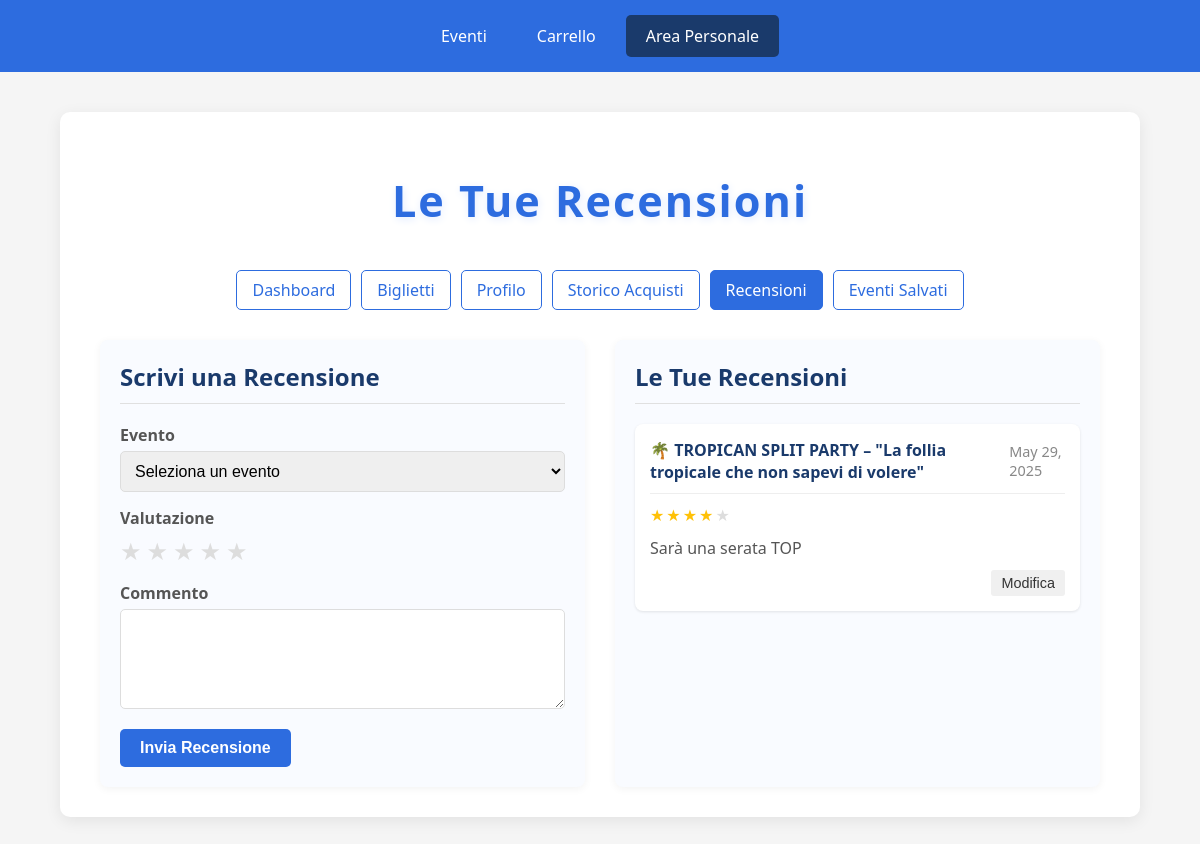
The page /area-personale/recensioni/ (signed in) on the database as committed earlier.
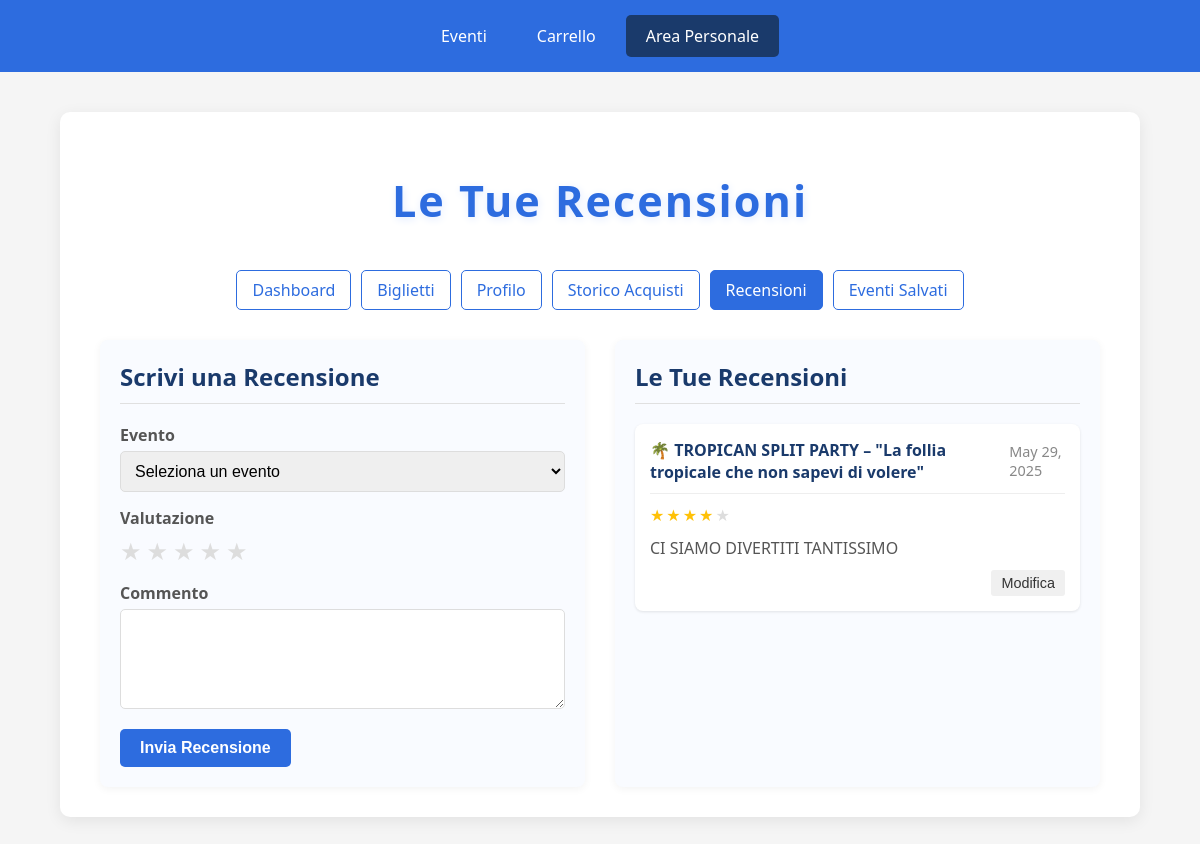
The same page on the database as committed later.
### Event_Hub/models.py (models this page shows)
class Recensione(models.Model):
    id = models.AutoField(primary_key=True)
    evento = models.ForeignKey(Evento, on_delete=models.CASCADE)
    utente = models.ForeignKey(Utente, on_delete=models.CASCADE)
    valutazione = models.IntegerField()
    commento = models.TextField()
    data_recensione = models.DateField(auto_now_add=True)

class Evento(models.Model):
    nome = models.CharField(max_length=100, primary_key=True)
    data = models.DateField()
    ora_inizio = models.TimeField()
    ora_fine = models.TimeField()
    luogo = models.CharField(max_length=100)
    descrizione = models.TextField()
    organizzatore = models.ForeignKey(Organizzatore, on_delete=models.CASCADE)
    biglietti_disponibili = models.IntegerField()
    prezzo = models.DecimalField(max_digits=10, decimal_places=2, default=0.00)

### Event_Hub/views.py (the view, shortened to what this page needs)
# urls.py: path('area-personale/recensioni/', recensioni, name='recensioni'),
def recensioni(request):
    utente_email = request.session.get('utente_email')
    if not utente_email:
        return redirect('login')
    try:
        utente = Utente.objects.get(email=utente_email)
        eventi_passati = Prenotazione.objects.filter(
            utente=utente,
            evento__data__lt=timezone.now().date()
        ).select_related('evento')
        recensioni_utente = Recensione.objects.filter(utente=utente).order_by('-data_recensione')
        context = {
            'utente': utente,
            'eventi_passati': eventi_passati,
            'recensioni': recensioni_utente
        }
        return render(request, 'recensioni.html', context)
    except Utente.DoesNotExist:
        return redirect('login')

### templates/recensioni.html (shortened to what the changed rows need)
<!DOCTYPE html>
<html lang="it">
<head>
</head>
<body>
    <div class="container">
        <h1>Le Tue Recensioni</h1>
        <div class="review-grid">
            <div class="review-section">
                <h2>Scrivi una Recensione</h2>
            </div>
            <div class="review-section">
                <h2>Le Tue Recensioni</h2>
                <div class="review-list">
                    {% if recensioni %}
                        {% for recensione in recensioni %}
                            <div class="review-card">
                                <div class="review-header">
                                    <div class="review-title">{{ recensione.evento.nome }}</div>
                                    <div class="review-date">{{ recensione.data_recensione }}</div>
                                </div>
                                <div class="review-rating">
                                    {% for i in "12345" %}
                                        {% if forloop.counter <= recensione.valutazione %}
                                            <span class="star">★</span>
                                        {% else %}
                                            <span class="star" style="color: #ddd;">★</span>
                                        {% endif %}
                                    {% endfor %}
                                </div>
                                <div class="review-comment">
                                    {{ recensione.commento }}
                                </div>
                                <div class="review-actions">
                                    <button class="review-button" onclick="editReview('{{ recensione.evento.nome }}', {{ recensione.valutazione }}, '{{ recensione.commento|escapejs }}')">Modifica</button>
                                </div>
                            </div>
                        {% endfor %}
                    {% else %}
                        <div class="empty-state">
                            Non hai ancora scritto recensioni.
                        </div>
                    {% endif %}
                </div>
            </div>
        </div>
    </div>
</body>
</html>

Rows that differ between the two databases and show on the page:
changed Recensione "🌴 TROPICAN SPLIT PARTY – \"La follia tropicale che non sapevi di volere\"": commento "Sarà una serata TOP" → "CI SIAMO DIVERTITI TANTISSIMO"
